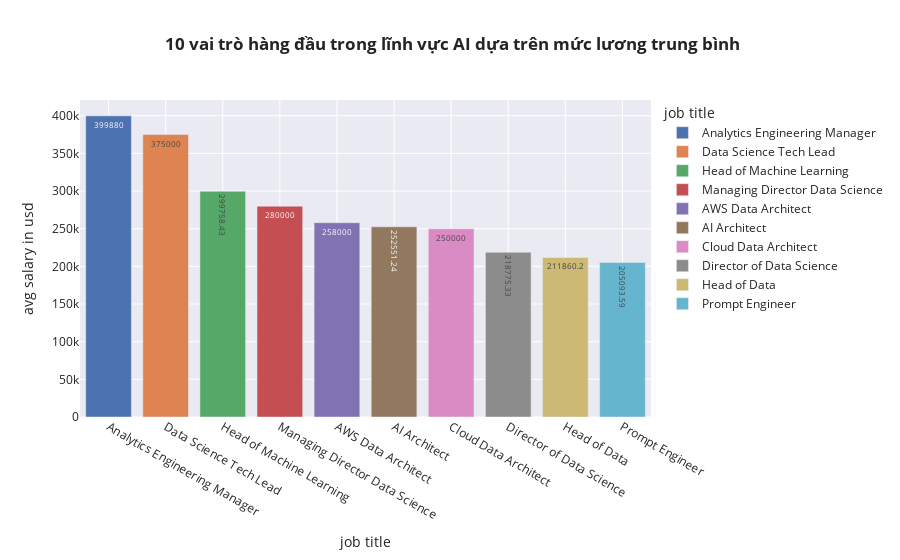

The cell this chart's notebook holds for it:
### Code cell
z=df.groupby('job_title',as_index=False)['salary_in_usd'].mean().sort_values(by='salary_in_usd',ascending=False)
z['salary_in_usd']=round(z['salary_in_usd'],2)
fig=px.bar(z.head(10),x='job_title',y='salary_in_usd',color='job_title',labels={'job_title':'job title','salary_in_usd':'avg salary in usd'},text='salary_in_usd',template='seaborn',title='<b> 10 vai trò hàng đầu trong lĩnh vực AI dựa trên mức lương trung bình')
fig.update_traces(textfont_size=8)
fig.show()

### Figure 1 — Plotly figure (JSON) as saved in the notebook; plotly's stock layout.template omitted (floating-point values rounded to 4 significant figures)
{"data": [{"alignmentgroup": "True", "hovertemplate": "job title=%{x}<br>avg salary in usd=%{text}<extra></extra>", "legendgroup": "Analytics Engineering Manager", "marker": {"color": "rgb(76,114,176)", "pattern": {"shape": ""}}, "name": "Analytics Engineering Manager", "offsetgroup": "Analytics Engineering Manager", "orientation": "v", "showlegend": true, "text": [399880], "textfont": {"size": 8}, "textposition": "auto", "type": "bar", "x": ["Analytics Engineering Manager"], "xaxis": "x", "y": [399880], "yaxis": "y"}, {"alignmentgroup": "True", "hovertemplate": "job title=%{x}<br>avg salary in usd=%{text}<extra></extra>", "legendgroup": "Data Science Tech Lead", "marker": {"color": "rgb(221,132,82)", "pattern": {"shape": ""}}, "name": "Data Science Tech Lead", "offsetgroup": "Data Science Tech Lead", "orientation": "v", "showlegend": true, "text": [375000], "textfont": {"size": 8}, "textposition": "auto", "type": "bar", "x": ["Data Science Tech Lead"], "xaxis": "x", "y": [375000], "yaxis": "y"}, {"alignmentgroup": "True", "hovertemplate": "job title=%{x}<br>avg salary in usd=%{text}<extra></extra>", "legendgroup": "Head of Machine Learning", "marker": {"color": "rgb(85,168,104)", "pattern": {"shape": ""}}, "name": "Head of Machine Learning", "offsetgroup": "Head of Machine Learning", "orientation": "v", "showlegend": true, "text": [299800.0], "textfont": {"size": 8}, "textposition": "auto", "type": "bar", "x": ["Head of Machine Learning"], "xaxis": "x", "y": [299800.0], "yaxis": "y"}, {"alignmentgroup": "True", "hovertemplate": "job title=%{x}<br>avg salary in usd=%{text}<extra></extra>", "legendgroup": "Managing Director Data Science", "marker": {"color": "rgb(196,78,82)", "pattern": {"shape": ""}}, "name": "Managing Director Data Science", "offsetgroup": "Managing Director Data Science", "orientation": "v", "showlegend": true, "text": [280000], "textfont": {"size": 8}, "textposition": "auto", "type": "bar", "x": ["Managing Director Data Science"], "xaxis": "x", "y": [280000], "yaxis": "y"}, {"alignmentgroup": "True", "hovertemplate": "job title=%{x}<br>avg salary in usd=%{text}<extra></extra>", "legendgroup": "AWS Data Architect", "marker": {"color": "rgb(129,114,179)", "pattern": {"shape": ""}}, "name": "AWS Data Architect", "offsetgroup": "AWS Data Architect", "orientation": "v", "showlegend": true, "text": [258000], "textfont": {"size": 8}, "textposition": "auto", "type": "bar", "x": ["AWS Data Architect"], "xaxis": "x", "y": [258000], "yaxis": "y"}, {"alignmentgroup": "True", "hovertemplate": "job title=%{x}<br>avg salary in usd=%{text}<extra></extra>", "legendgroup": "AI Architect", "marker": {"color": "rgb(147,120,96)", "pattern": {"shape": ""}}, "name": "AI Architect", "offsetgroup": "AI Architect", "orientation": "v", "showlegend": true, "text": [252600.0], "textfont": {"size": 8}, "textposition": "auto", "type": "bar", "x": ["AI Architect"], "xaxis": "x", "y": [252600.0], "yaxis": "y"}, {"alignmentgroup": "True", "hovertemplate": "job title=%{x}<br>avg salary in usd=%{text}<extra></extra>", "legendgroup": "Cloud Data Architect", "marker": {"color": "rgb(218,139,195)", "pattern": {"shape": ""}}, "name": "Cloud Data Architect", "offsetgroup": "Cloud Data Architect", "orientation": "v", "showlegend": true, "text": [250000], "textfont": {"size": 8}, "textposition": "auto", "type": "bar", "x": ["Cloud Data Architect"], "xaxis": "x", "y": [250000], "yaxis": "y"}, {"alignmentgroup": "True", "hovertemplate": "job title=%{x}<br>avg salary in usd=%{text}<extra></extra>", "legendgroup": "Director of Data Science", "marker": {"color": "rgb(140,140,140)", "pattern": {"shape": ""}}, "name": "Director of Data Science", "offsetgroup": "Director of Data Science", "orientation": "v", "showlegend": true, "text": [218800.0], "textfont": {"size": 8}, "textposition": "auto", "type": "bar", "x": ["Director of Data Science"], "xaxis": "x", "y": [218800.0], "yaxis": "y"}, {"alignmentgroup": "True", "hovertemplate": "job title=%{x}<br>avg salary in usd=%{text}<extra></extra>", "legendgroup": "Head of Data", "marker": {"color": "rgb(204,185,116)", "pattern": {"shape": ""}}, "name": "Head of Data", "offsetgroup": "Head of Data", "orientation": "v", "showlegend": true, "text": [211900.0], "textfont": {"size": 8}, "textposition": "auto", "type": "bar", "x": ["Head of Data"], "xaxis": "x", "y": [211900.0], "yaxis": "y"}, {"alignmentgroup": "True", "hovertemplate": "job title=%{x}<br>avg salary in usd=%{text}<extra></extra>", "legendgroup": "Prompt Engineer", "marker": {"color": "rgb(100,181,205)", "pattern": {"shape": ""}}, "name": "Prompt Engineer", "offsetgroup": "Prompt Engineer", "orientation": "v", "showlegend": true, "text": [205100.0], "textfont": {"size": 8}, "textposition": "auto", "type": "bar", "x": ["Prompt Engineer"], "xaxis": "x", "y": [205100.0], "yaxis": "y"}], "layout": {"barmode": "relative", "legend": {"title": {"text": "job title"}, "tracegroupgap": 0}, "title": {"text": "<b> 10 vai trò hàng đầu trong lĩnh vực AI dựa trên mức lương trung bình"}, "xaxis": {"anchor": "y", "categoryarray": ["Analytics Engineering Manager", "Data Science Tech Lead", "Head of Machine Learning", "Managing Director Data Science", "AWS Data Architect", "AI Architect", "Cloud Data Architect", "Director of Data Science", "Head of Data", "Prompt Engineer"], "categoryorder": "array", "domain": [0, 1], "title": {"text": "job title"}}, "yaxis": {"anchor": "x", "domain": [0, 1], "title": {"text": "avg salary in usd"}}}}
